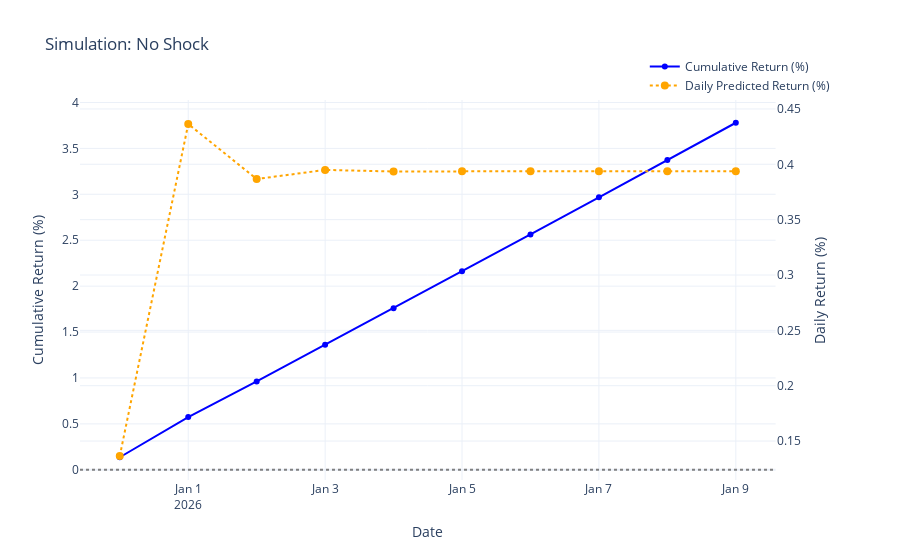

Notebook code cell kept with this figure:
### Markdown cell above
### Scenario 3: No Change (Base Case)

### Code cell
base = simulator.simulate_event(
        days_ahead=10, announcement_rate_change_bp=0.0, shock_type="No_Shock"
    )
# print(base)
simulator.plot_simulation(base, title="Simulation: No Shock")

### Figure 1 — Plotly figure (JSON) as saved in the notebook; plotly's stock layout.template omitted (floating-point values rounded to 4 significant figures)
{"data": [{"line": {"color": "blue", "width": 2}, "mode": "lines+markers", "name": "Cumulative Return (%)", "type": "scatter", "x": ["2025-12-31T00:00:00.000000000", "2026-01-01T00:00:00.000000000", "2026-01-02T00:00:00.000000000", "2026-01-03T00:00:00.000000000", "2026-01-04T00:00:00.000000000", "2026-01-05T00:00:00.000000000", "2026-01-06T00:00:00.000000000", "2026-01-07T00:00:00.000000000", "2026-01-08T00:00:00.000000000", "2026-01-09T00:00:00.000000000"], "xaxis": "x", "y": [0.1365, 0.5735, 0.9624, 1.361, 1.76, 2.161, 2.563, 2.967, 3.372, 3.779], "yaxis": "y"}, {"line": {"color": "orange", "dash": "dot"}, "marker": {"size": 8}, "mode": "lines+markers", "name": "Daily Predicted Return (%)", "type": "scatter", "x": ["2025-12-31T00:00:00.000000000", "2026-01-01T00:00:00.000000000", "2026-01-02T00:00:00.000000000", "2026-01-03T00:00:00.000000000", "2026-01-04T00:00:00.000000000", "2026-01-05T00:00:00.000000000", "2026-01-06T00:00:00.000000000", "2026-01-07T00:00:00.000000000", "2026-01-08T00:00:00.000000000", "2026-01-09T00:00:00.000000000"], "xaxis": "x", "y": [0.1365, 0.4364, 0.3867, 0.3949, 0.3935, 0.3938, 0.3937, 0.3937, 0.3937, 0.3937], "yaxis": "y2"}], "layout": {"hovermode": "x unified", "legend": {"xanchor": "right", "yanchor": "bottom"}, "shapes": [{"line": {"color": "gray", "dash": "dot"}, "type": "line", "x0": 0, "x1": 1, "xref": "x domain", "y0": 0, "y1": 0, "yref": "y"}], "title": {"text": "Simulation: No Shock"}, "xaxis": {"anchor": "y", "domain": [0, 0.94], "title": {"text": "Date"}}, "yaxis": {"anchor": "x", "domain": [0, 1], "title": {"text": "Cumulative Return (%)"}}, "yaxis2": {"anchor": "x", "overlaying": "y", "side": "right", "title": {"text": "Daily Return (%)"}}}}
